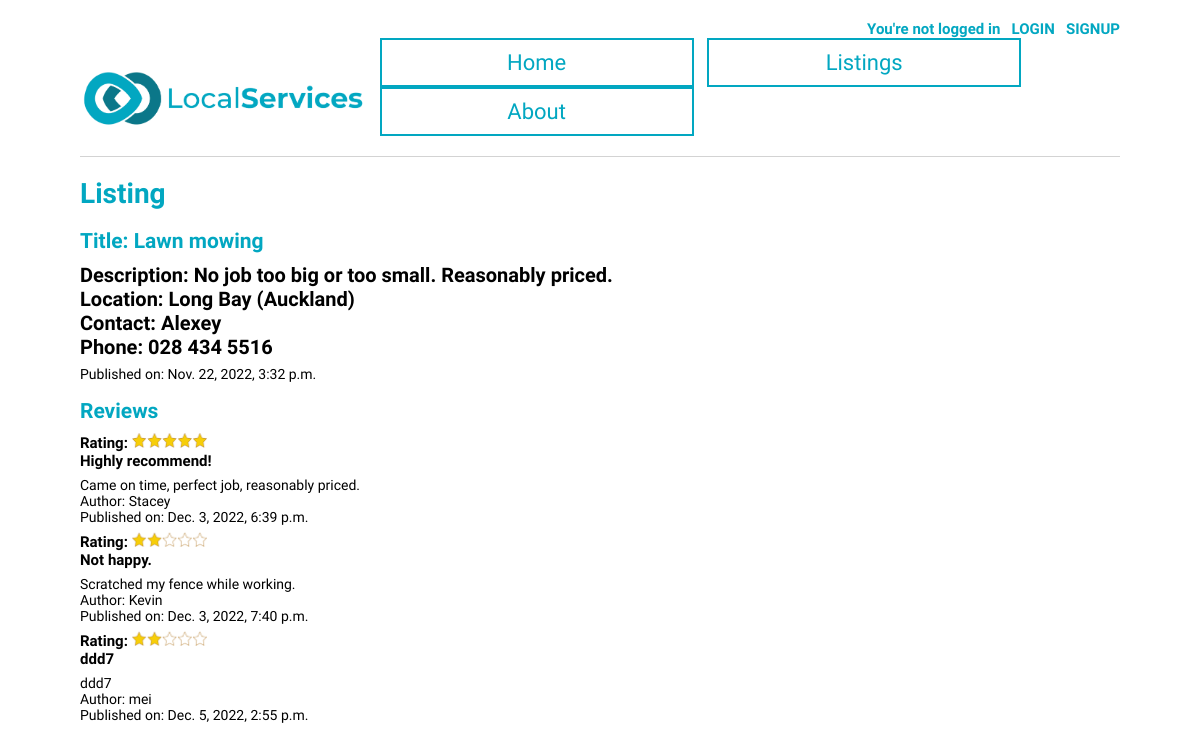
Before: /classified/4/ with the older database file.
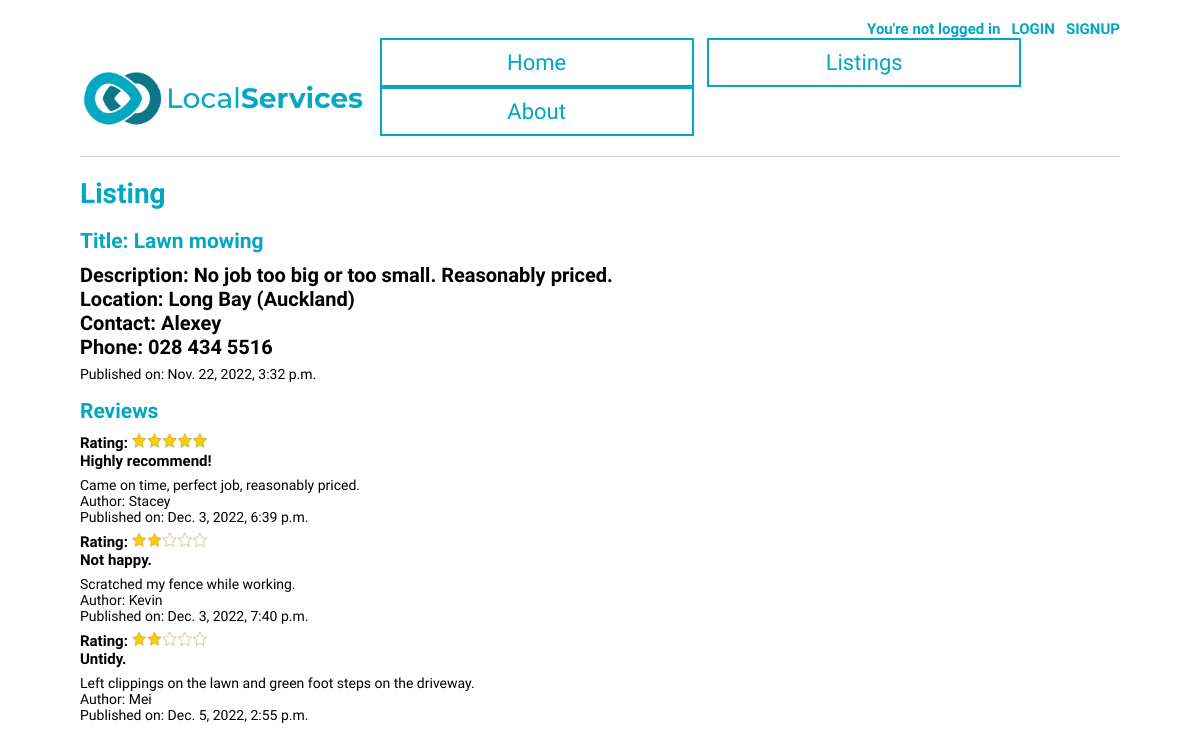
After: the same page with the newer database file.
### LocalServicesBoard/models.py (models this page shows, shortened)
class Review (models.Model):
    classified = models.ForeignKey(Classified, on_delete=models.CASCADE, null=True)
    author = models.ForeignKey(settings.AUTH_USER_MODEL, on_delete=models.CASCADE)
    rating = models.IntegerField(choices=[(i, i) for i in range(1, 6, 1)])
    title = models.CharField(max_length=100)
    body = models.TextField(max_length=300)
    date = models.DateTimeField(default=datetime.now, blank=True)

### LocalServicesBoard/views.py (the view, shortened to what this page needs)
# urls.py: path("classified/<int:pk>/", ClassifiedDetailsView.as_view(), name = "classified_detail"),
class ClassifiedDetailsView(DetailView):
    model = Classified
    template_name = "classified_detail.html"
    def get(self, request, *args, **kwargs):
        view = ReviewGet.as_view()
        return view(request, *args, **kwargs)

### LocalServicesBoard/views.py (called while the page is built)
    def get_context_data(self, **kwargs):
        context = super().get_context_data(**kwargs)
        context["form"] = ReviewForm()
        return context

### templates/classified_detail.html (shortened to what this page needs)
{% extends "base.html" %}
{% load static %}
{% load crispy_forms_tags %}
{% block content %}
  <div class="tour-entry">
    <h1>Listing</h1>
    <h2>Title: {{ classified.title }}</h2>
    <h4>Description: {{ classified.body }}
      <br>
       Location: {{ classified.area }}
       <br>
       Contact: {{classified.author.first_name}}
       <br>
       Phone: {{classified.phone}}</h4>
        Published on: {{classified.date}}
    <h2>Reviews</h2>
    {% if classified.review_set.count == 0 %}
        <h4>No reviews yet</h4>
    {% else %}
    {% for review in classified.review_set.all %}
    <div>
      <h6>Rating:
        {% if review.rating == 1 %}
        <img src="{% static 'images/1star.png' %}" alt="1star" width="75" height="15" >
        {% elif review.rating == 2 %}
        <img src="{% static 'images/2stars.png' %}" alt="2stars" width="75" height="15" >
        {% elif review.rating == 3 %}
        <img src="{% static 'images/3stars.png' %}" alt="3stars" width="75" height="15" >
        {% elif review.rating == 4 %}
        <img src="{% static 'images/4stars.png' %}" alt="4stars" width="75" height="15" >
        {% elif review.rating == 5 %}
        <img src="{% static 'images/5stars.png' %}" alt="5stars" width="75" height="15" >
        {% endif %}
        <br>
        {{ review.title }}</h6>
        {{review.body}}
        <br>
       Author: {{review.author.first_name}}<br>
       Published on: {{review.date}}<br>
    </div>
    {% endfor %}
    {% endif %}
    <br>
  </div>
{% endblock content %}

Changed rows visible on the page:
changed Review: title "ddd7" → "Untidy."; body "ddd7" → "Left clippings on the lawn and green foot steps on the driveway."; author.first_name "mei" → "Mei"
